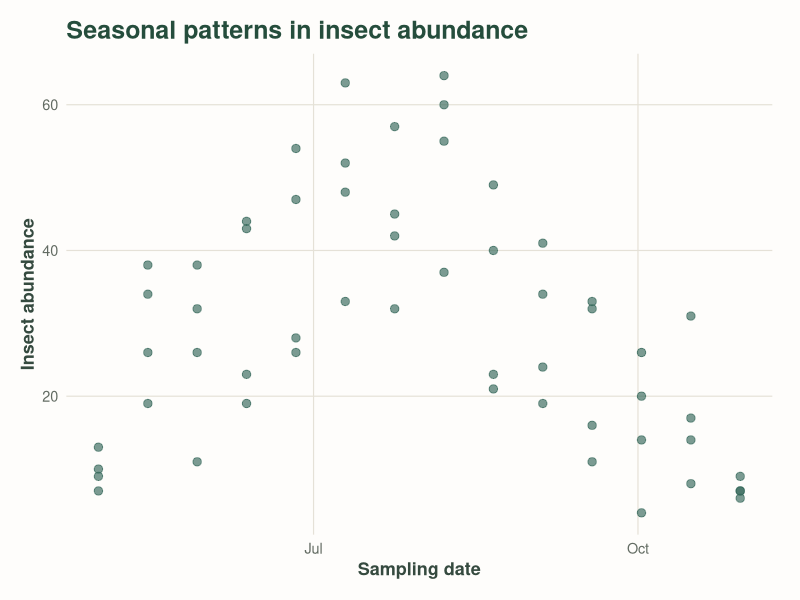
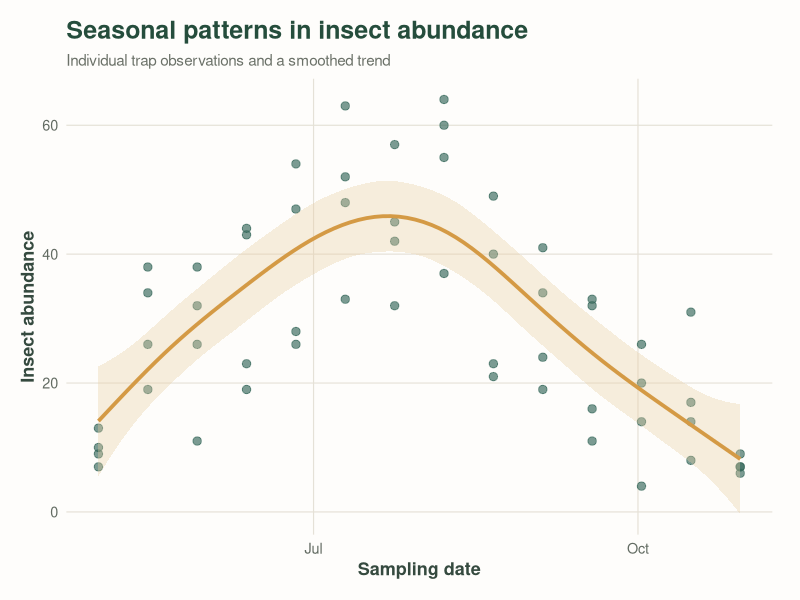
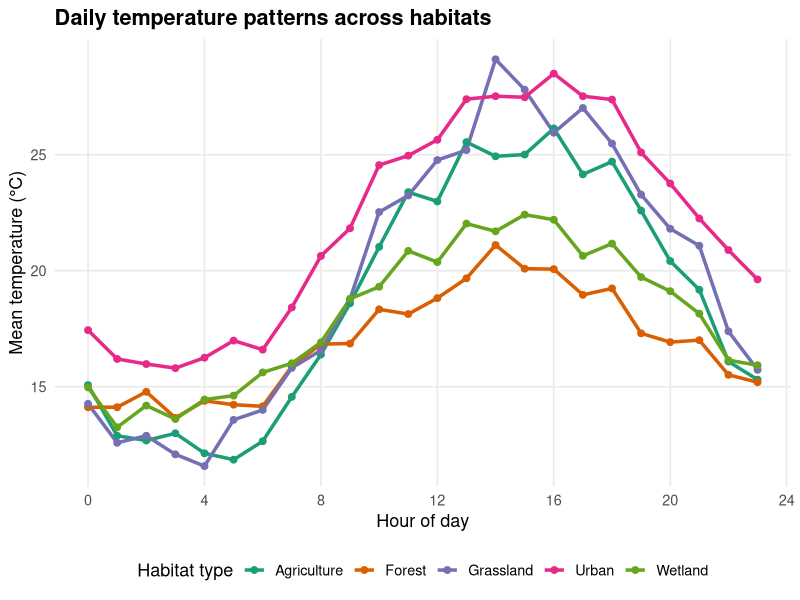
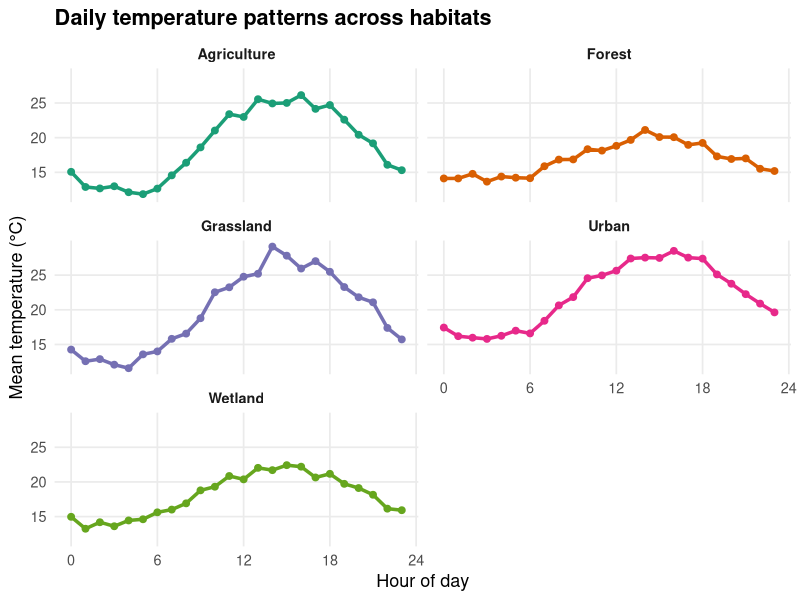

Source code (R) for these figures, in order:
## ---- chunk 1
#| include: false
library(tidyverse)
library(lubridate)

set.seed(5126)

# Synthetic insect abundance data
insect_data <- expand_grid(
  date = seq.Date(as.Date("2024-05-01"), as.Date("2024-10-31"), by = "2 weeks"),
  trap = 1:4
) |>
  mutate(
    day_of_year = yday(date),
    seasonal_mean = 5 + 45 * exp(-((day_of_year - 200) / 65)^2),
    abundance = rnbinom(
      n(),
      mu = seasonal_mean,
      size = 8
    )
  )

# A reusable plot theme
theme_insect <- function() {
  theme_minimal(base_size = 13) +
    theme(
      plot.background = element_rect(fill = "#fefdfb", color = NA),
      panel.background = element_rect(fill = "#fefdfb", color = NA),
      panel.grid.minor = element_blank(),
      panel.grid.major = element_line(color = "#E5E1D7", linewidth = 0.4),
      plot.title = element_text(face = "bold", size = 18, color = "#254D3C"),
      plot.subtitle = element_text(color = "#6B7168", size = 11),
      axis.title = element_text(color = "#354A3F", face = "bold"),
      axis.text = element_text(color = "#626B62"),
      plot.caption = element_text(color = "#85877F", size = 9, hjust = 1),
      plot.margin = margin(15, 20, 15, 15)
    )
}

# Synthetic daily temperature data across habitat types
habitats <- tibble(
  habitat_type = c("Forest", "Grassland", "Wetland", "Agriculture", "Urban"),
  mean_temp = c(17, 20, 18, 19, 22),
  temp_amplitude = c(3, 8, 4, 7, 6)
)

temperature_data <- expand_grid(
  hour = 0:23,
  habitat_type = habitats$habitat_type,
  sensor = 1:3
) |>
  left_join(habitats, by = "habitat_type") |>
  mutate(
    temperature = mean_temp +
      temp_amplitude * cos((hour - 15) * 2 * pi / 24) +
      rnorm(n(), mean = 0, sd = 1.2)
  )

temperature_summary <- temperature_data |>
  group_by(hour, habitat_type) |>
  summarize(mean_temperature = mean(temperature), .groups = "drop")
## ---- chunk 2
ggplot(insect_data, aes(x = date, y = abundance)) +
  geom_point(
    color = "#356859",
    alpha = 0.65,
    size = 2.5
  ) +
  labs(
    title = "Seasonal patterns in insect abundance",
    x = "Sampling date",
    y = "Insect abundance"
  ) +
  theme_insect()
## ---- chunk 3
ggplot(insect_data, aes(x = date, y = abundance)) +
  geom_point(color = "#356859", alpha = 0.65, size = 2.5) +
  geom_smooth(
    method = "gam",
    color = "#D49A45",
    fill = "#E8CFA5",
    linewidth = 1.3,
    alpha = 0.35
  ) +
  labs(
    title = "Seasonal patterns in insect abundance",
    subtitle = "Individual trap observations and a smoothed trend",
    x = "Sampling date",
    y = "Insect abundance"
  ) +
  theme_insect()
## ---- chunk 4
ggplot(
  temperature_summary,
  aes(
    x = hour,
    y = mean_temperature,
    color = habitat_type,
    group = habitat_type
  )
) +
  geom_line(linewidth = 1.2) +
  geom_point(size = 2) +
  scale_color_brewer(palette = "Dark2") +
  scale_x_continuous(breaks = seq(0, 24, 4)) +
  labs(
    title = "Daily temperature patterns across habitats",
    x = "Hour of day",
    y = "Mean temperature (°C)",
    color = "Habitat type"
  ) +
  theme_minimal(base_size = 13) +
  theme(
    plot.title = element_text(face = "bold"),
    legend.position = "bottom",
    panel.grid.minor = element_blank()
  )
## ---- chunk 5
ggplot(
  temperature_summary,
  aes(x = hour, y = mean_temperature, color = habitat_type)
) +
  geom_line(linewidth = 1.2) +
  geom_point(size = 2) +
  facet_wrap(~ habitat_type, ncol = 2) +
  scale_color_brewer(palette = "Dark2") +
  scale_x_continuous(breaks = seq(0, 24, 6)) +
  labs(
    title = "Daily temperature patterns across habitats",
    x = "Hour of day",
    y = "Mean temperature (°C)"
  ) +
  theme_minimal(base_size = 13) +
  theme(
    plot.title = element_text(face = "bold"),
    legend.position = "none",
    panel.grid.minor = element_blank(),
    strip.text = element_text(face = "bold")
  )
